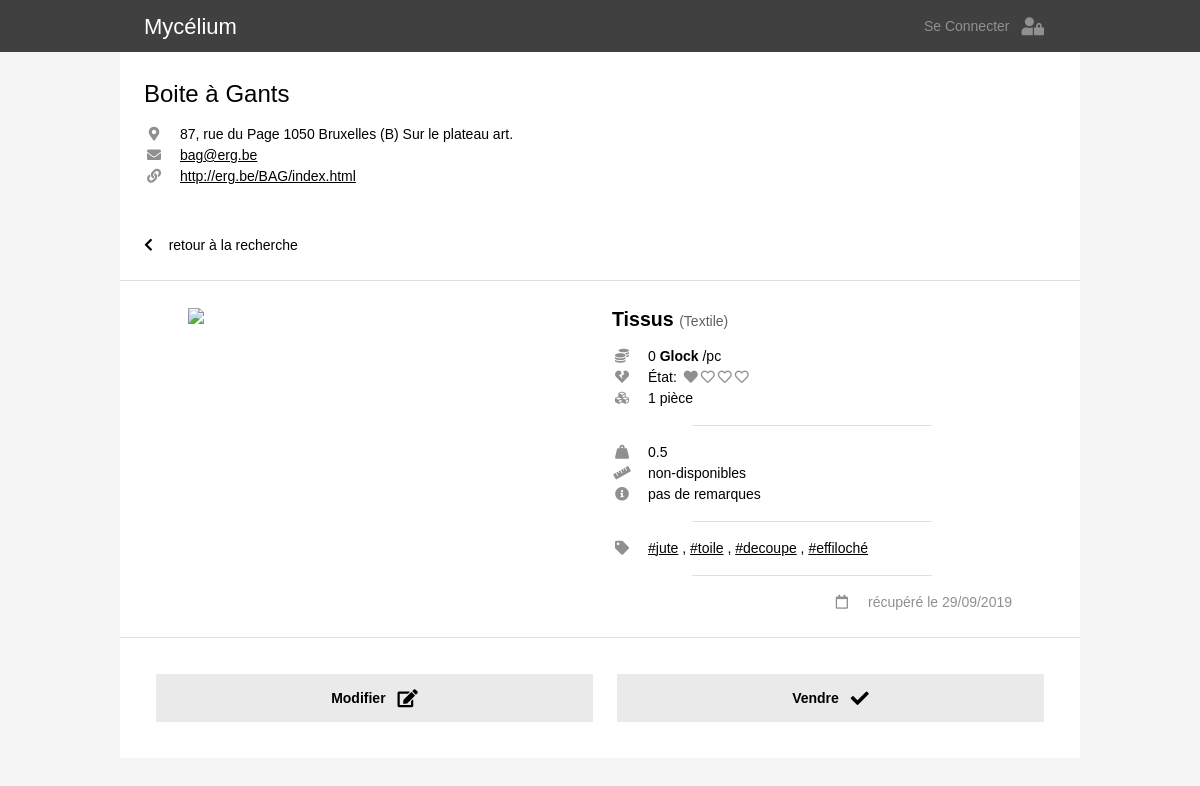
Screenshot of /item_page.php?r=bag&id=21 with the database file from the repository.
### tables this page shows
CREATE TABLE IF NOT EXISTS `_global_recuperatheques` (
  `ID` int(11) NOT NULL AUTO_INCREMENT,
  `nom` varchar(255) NOT NULL,
  `adresse` varchar(255) NOT NULL,
  `monnaie` varchar(8) NOT NULL,
  `telephone` varchar(16) NOT NULL,
  `mdp` varchar(255) NOT NULL,
  `site` varchar(255) NOT NULL,
  `pseudo` varchar(16) NOT NULL,
  `mail` varchar(255) NOT NULL,
  `date_creation` date DEFAULT NULL,
  PRIMARY KEY (`ID`)
);

CREATE TABLE IF NOT EXISTS `bag_catalogue` (
  `ID` int(11) NOT NULL AUTO_INCREMENT,
  `ID_categorie` int(11) NOT NULL,
  `ID_souscategorie` int(11) NOT NULL,
  `pieces` int(11) NOT NULL,
  `dimensions` varchar(255) NOT NULL,
  `etat` int(11) NOT NULL,
  `tags` text NOT NULL,
  `remarques` text NOT NULL,
  `date_ajout` datetime NOT NULL DEFAULT CURRENT_TIMESTAMP,
  `poids` float NOT NULL,
  `prix` float NOT NULL,
  `localisation` varchar(255) NOT NULL,
  PRIMARY KEY (`ID`)
);

CREATE TABLE IF NOT EXISTS `_global_souscategories` (
  `ID` int(11) NOT NULL AUTO_INCREMENT,
  `nom` varchar(255) NOT NULL,
  `ID_categorie` int(11) NOT NULL,
  `unite` varchar(255) NOT NULL,
  `prix` float NOT NULL,
  PRIMARY KEY (`ID`)
);

CREATE TABLE IF NOT EXISTS `_global_categories` (
  `ID` int(11) NOT NULL AUTO_INCREMENT,
  `nom` varchar(255) NOT NULL,
  `score` int(11) NOT NULL,
  PRIMARY KEY (`ID`)
);

### connection_db.php (called while the page is built, shortened)
<?php
  function link_construct($params, $web_page = 1){
    $getURL = $web_page . '?' . http_build_query(array_merge($_GET, $params));
    return $getURL;
  }
?>

### item_page.php (the view, shortened to what this page needs)
<!DOCTYPE html>
<html lang="en">
<head>
  <link rel="stylesheet" href="css/w3.css">
  <link rel="stylesheet" href="https://use.fontawesome.com/releases/v5.7.0/css/all.css">
  <link rel="stylesheet" href="https://indestructibletype.com/fonts/Jost.css" type="text/css" charset="utf-8" />
  <link rel="stylesheet" href="css/main.css">
  <link rel="stylesheet" href="css/item.css">
  <link rel="stylesheet" href="css/add_form.css">
</head>
<body>
  <?php
  include('connection_db.php')
  ?>
  <?php
    $req = $bdd->prepare(' SELECT pseudo FROM _global_recuperatheques ');
    $req->execute();
    $recuperatheques = array();
    while($item = $req->fetch()){
      array_push($recuperatheques,$item['pseudo']);
    }
    if (isset($_GET['r']) && in_array($_GET['r'], $recuperatheques)){
      $recuperatheque = htmlspecialchars($_GET['r']);
      $recuperatheque_catalogue = htmlspecialchars($_GET['r']) . '_catalogue';
    } else{
      $recuperatheque = null;
    }
  ?>
  <?php
    if (isset($_GET['id'])){
      $id = htmlspecialchars($_GET['id']);
    } else{
      $id = 0;
    }
  ?>
  <?php
  include('header.php');
  ?>
  <div class="quasi-fullwidth space-header">
    <?php
      if($recuperatheque){
        $req = $bdd->prepare(' SELECT * FROM _global_recuperatheques WHERE pseudo = :recuperatheque ');
        $req->bindValue(':recuperatheque', $recuperatheque , PDO::PARAM_STR);
        $req->execute();
        $recup_info = $req->fetch();
        include("recuperatheque_info.php");
    ?>
    <div class="container border-bottom back-link-container">
      <a onclick="back_link()" ><i class="fas fa-chevron-left"></i> retour à la recherche </a>
    </div>
    <div class="item-single-container">
      <?php
        $req = $bdd->prepare('  SELECT
                                c.ID AS ID_item, c.ID_categorie, c.ID_souscategorie, c.pieces AS pieces, c.dimensions AS dimensions, c.etat AS etat, c.tags AS tags, c.prix AS prix, c.poids AS poids, c.remarques AS remarques, c.localisation AS localisation,
                                c.date_ajout AS date_ajout, DATE_FORMAT(c.date_ajout, \'%d/%m/%Y\') AS date_ajout_fr,
                                cat.ID, cat.nom AS categorie,
                                sscat.ID AS sscatID, sscat.ID_categorie, sscat.unite AS unitesscat, sscat.prix AS prixsscat, sscat.nom AS sous_categorie
                                FROM ' . $recuperatheque_catalogue . ' c
                                INNER JOIN _global_categories cat ON c.ID_categorie=cat.ID
                                INNER JOIN _global_souscategories sscat ON c.ID_souscategorie=sscat.ID
                                WHERE c.id=:id');
        $req->bindValue(':id', $id, PDO::PARAM_INT);
        $req->execute();
      ?>
      <?php
        if ($req->rowCount() > 0) {
          $item = $req->fetch();
          include('item.php'); ?>
          <?php
        }
        else{
          echo '<h3 class="erreur"> Cet objet n\'existe pas </h3>';
          $item=0;
        }
      ?>
    </div>
    <div class="container border-top item-buttons-container">
      <button class="button-flex item-button" onclick="window.location.href = 'edit_form.php?id=<?php echo $id;?>';">
        <div class="button-title">Modifier</div>
        <i class='button-icon w3-large fas fa-edit'></i>
      </button>
      <button class="button-flex item-button" onclick="document.getElementById('modal_sell').style.display='block'">
        <div class="button-title">Vendre</div>
        <i class='button-icon w3-large fas fa-check'></i>
      </button>
    </div>
    <?php
    }
    else {
      echo '<h3 class="erreur"> Pas de récupérathèque valide </h3>';
    }
    ?>
  </div>
</body>
</html>

### recuperatheque_info.php (shortened to what this page needs)
<div class="container recuperatheque">
    <h3> <?php echo $recup_info['nom'] ;?> </h3>
    <div class="recuperatheque-info">
      <?php if ($recup_info['adresse']){ ?>
        <div class="item-info-line">
          <i class="fas fa-map-marker-alt item-icon"></i>
          <div class="item-info"> <?php echo $recup_info['adresse'];?> </div>
        </div>
        <?php
        }
      ?>
      <?php if ($recup_info['mail']){ ?>
        <div class="item-info-line">
          <i class="fas fa-envelope item-icon"></i>
          <a class="item-info" href="mailto:<?php echo $recup_info['mail'];?>"> <?php echo $recup_info['mail'];?></a>
        </div>
        <?php
        }
      ?>
      <?php if ($recup_info['site']){ ?>
        <div class="item-info-line">
          <i class="fas fa-link item-icon"></i>
          <a class="item-info" href="<?php echo $recup_info['site'];?>" target="_blank"> <?php echo $recup_info['site'];?></a>
        </div>
      <?php
      }
      ?>
    </div>
</div>

### item.php (shortened to what this page needs)
<?php
  $prix = $item['prix'];
  $piece = "1 pièce";
  $tags = explode(", ",$item['tags']);
  if ($item['dimensions']==''){
    $dimensions='non-disponibles';
  }
  else{
    $dimensions=$item['dimensions'];
  }
  if ($item['remarques']==''){
    $remarques='pas de remarques';
  }
  else{
    $remarques=$item['remarques'];
  }
?>
<div class='item'>
  <div class="item-photo-container">
      <?php
      echo '<img class="item-photo" src="photos/' . $item['ID_item'] . '.jpg" />'
      ?>
  </div>
  <div class="item-text-container">
    <div class='item-categorie-container'>
      <?php
      if ($item['sous_categorie']!='Autre'){
        ?>
        <span class="item-souscategorie"> <?php echo $item['sous_categorie']; ?> </span>
        <span class="item-categorie"> (<?php echo $item['categorie']; ?>) </span>
      <?php
      }
      else{
        ?>
        <span class="item-souscategorie"> <?php echo $item['categorie']; ?> </span>
      <?php
      }
      ?>
    </div>
    <div class="item-info-container">
      <div class="item-info-line">
        <i class='fas fa-coins item-icon'></i>
        <div class="item-info"><?php echo $prix; ?> <b><?php echo $recup_info['monnaie'];; ?></b> /pc </div>
      </div>
      <div class="item-info-line">
        <i class='fas fa-heart-broken item-icon'></i>
        <div class="item-info"> État:
          <span class='etat-icon-container'>
          <?php
          for($n = 0; $n < 4; $n++){
            if($item['etat'] > $n){
              echo '<i class="fas fa-heart"></i>' ;
            } else{
              echo '<i class="far fa-heart"></i>' ;
            }
          }
          ?>
          </span>
        </div>
      </div>
      <div class="item-info-line">
        <i class='fas fa-cubes item-icon'></i>
        <div class="item-info"><?php echo $piece; ?></div>
      </div>
    </div>
    <div class="item-info-plus-container">
      <?php
        if ($item['unitesscat']=='kg'){ ?>
          <div class="item-info-line">
            <i class='fas fa-weight-hanging item-icon'></i>
            <div class="item-info"> <?php echo $item['poids']; ?> </div>
          </div>
        <?php
        }
      ?>
      <div class="item-info-line">
        <i class='fas fa-ruler item-icon'></i>
        <div class="item-info"> <?php echo $dimensions; ?> </div>
      </div>
      <div class="item-info-line">
        <i class='fas fa-info-circle item-icon'></i>
        <div class="item-info"> <?php echo $remarques; ?> </div>
      </div>
    </div>
    <div class='item-tags-container'>
      <div class="item-info-line">
        <i class='fas fa-tag item-icon'></i>
        <div class="item-info">
          <?php
            for($n = 0; $n < count($tags); $n++){?>
              <a class="item-tag" href= <?php echo link_construct(array('q'=>$tags[$n],'id'=>null, 'page'=>1), 'catalogue.php') ?> >#<?php echo $tags[$n];?></a>
              <?php
              if($n!=count($tags)-1){ echo ', '; }
            }
          ?>
        </div>
      </div>
    </div>
    <div class="item-date-container">
      <div class="item-info-line">
        <i class='far fa-calendar item-icon'></i>
        <div class="item-info">récupéré le <?php echo $item['date_ajout_fr']; ?></div>
      </div>
    </div>
  </div>
</div>

### css/w3.css (style rules this page uses)
*,*:before,*:after { box-sizing:inherit }
html { -ms-text-size-adjust:100%;-webkit-text-size-adjust:100% }
body { margin:0 }
a { background-color:transparent }
b,strong { font-weight:bolder }
img { border-style:none }
button,input,select,textarea,optgroup { font:inherit;margin:0 }
button,input { overflow:visible }
button,select { text-transform:none }
button,[type=button],[type=reset],[type=submit] { -webkit-appearance:button }
html,body { font-family:Verdana,sans-serif;font-size:15px;line-height:1.5 }
html { overflow-x:hidden }
h3 { font-size:24px }
h1,h2,h3,h4,h5,h6 { font-family:"Segoe UI",Arial,sans-serif;font-weight:400;margin:10px 0 }
img { vertical-align:middle }
a { color:inherit }
.w3-large { font-size:18px!important }

### css/main.css (style rules this page uses)
html, body { background: #f5f5f5; margin: 0; font-weight: 400; font-size: 14px; line-height: 1.5; }
html, body, p, h1, h2, h3, h4, h5, h6 { font-family: 'Jost', Helvetica, arial, sans-serif !important; }
*, *:before, *:after { box-sizing: inherit; }
@media (min-width: 993px) { .quasi-fullwidth { margin: 0 auto 0; max-width: 80%; } }
.space-header { margin-top: 52px; }
.container { background: white; text-align: left; padding: 12px 24px; }
.border-top { border-top: 1px solid #E0E0E0; }
.border-bottom { border-bottom: 1px solid #E0E0E0; }
@media (min-width:993px) { .container { padding: 24px; } }
.recuperatheque h3 { margin: 0; }
.recuperatheque-info { display: none; }
@media (min-width: 993px) { .recuperatheque-info { display: block; } }
@media (min-width: 993px) { .recuperatheque h3 { margin: 0 0 12px; } }
button { background-color: #eaeaea; color: black; border: none; text-align: center; text-decoration: none; display: inline-block; padding: 0; margin: 0px; font-weight: bold; font-size: 1rem; position: relative; overflow: hidden; white-space: nowrap; }
.button-flex { height: 48px; display: flex; align-items: center; justify-content: center; padding: 0 12px; }
.button-icon { padding-left: 12px; text-align: center; }

### rows the page displays
_global_recuperatheques: nom "Boite à Gants", adresse "87, rue du Page 1050 Bruxelles (B) Sur le plateau art.", mail "bag@erg.be", site "http://erg.be/BAG/index.html", monnaie "Glock"
bag_catalogue: _global_souscategories.nom "Tissus", _global_categories.nom "Textile", prix "0", etat 1 (drawn), poids "0.5", dimensions "non-disponibles", remarques "pas de remarques", tags "jute", tags "toile", tags "decoupe", tags "effiloché"

### other values shown
$piece "1 pièce"
$item['date_ajout_fr'] "29/09/2019"
